Frame 1 (no input): blank canvas, image omitted
Frame 60 (the mouse pressed at the canvas centre just before this capture): blank canvas, image omitted
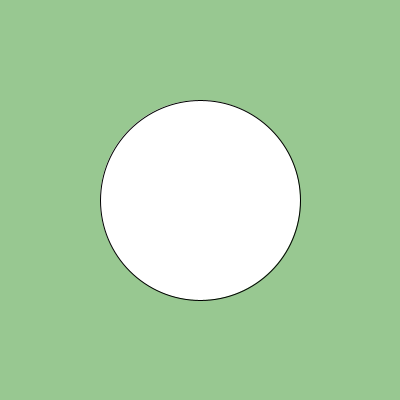
Frame 120 (the mouse held since frame 60 and released just before this capture)

The Processing sketch whose frames 1 and 60 were blank and that drew this single picture after the mouse press (run headless with seeded random() and noise(); from frame 60 on, the mouse is pressed at the canvas centre):

// Processing sketch: Setup_Draw_2
// ── Setup_Draw_2.pde
int a=400;
int b=400;


public void setup()
{
   size(400,400); 
   }

public void draw()
{
  background(152, 200, 145); 
  ellipse(a/2,b/2,mouseX,mouseY); 
}
